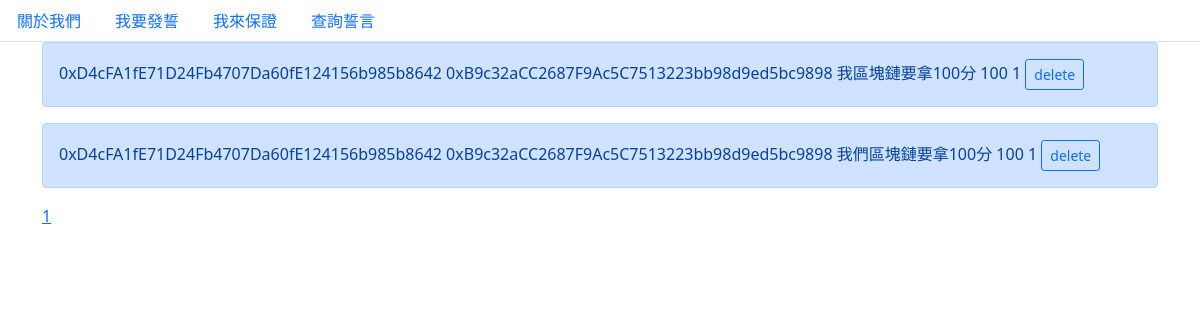
Screenshot of /admin/1 with the database file from the repository.
### util/models.py (models this page shows, shortened)
class User(db.Model):
    __tablename__ = 'users'
    pid       = db.Column(db.Integer, primary_key = True)
    wallet    = db.Column(db.String(42), nullable=False)
    swear     = db.Column(db.String(64), nullable=False)
    credit    = db.Column(db.String(42), nullable=False)
    val    = db.Column(db.Integer, nullable=False)
    date = db.Column(db.String(64), nullable=False)
    time = db.Column(db.String(64), nullable=False)
    done    = db.Column(db.Integer)

### app.py (the view)
@app.route('/admin/<int:page_num>')
def admin(page_num):
    threads = User.query.paginate(per_page=10, page=page_num, error_out=True)
    return render_template('admin.html', threads=threads)

### util/templates/admin.html
{% extends "base.html" %}
{% block content %}
    <div class="container">
      {% for thread in threads.items %}
        <div class="alert alert-primary" role="alert">
          {{ thread.wallet }}
          {{ thread.credit }}
          {{ thread.swear }}
          {{ thread.val }}
          {{ thread.done }}
          <a href="{{url_for('delete', id=thread.pid, page_num=threads.page)}}" class="btn btn-outline-primary btn-sm">delete</a>
        </div>
      {% endfor %}
      {% for page in threads.iter_pages(left_edge=3, right_edge=3, left_current=3, right_current=3) %}
        {% if page %}
          <a href="{{ url_for('admin', page_num=page) }}">{{ page }}</a>
        {% else %}
          ...
        {% endif %}
      {% endfor %}
</div>
{% endblock %}

### util/templates/base.html (shortened to what this page needs)
<!DOCTYPE html>
<html>
<head>
<link href="https://cdn.jsdelivr.net/npm/bootstrap@5.0.1/dist/css/bootstrap.min.css" rel="stylesheet">
</head>
<body>
<div>
  <ul class="nav nav-tabs" id="myTab">
    <li class="nav-item">
    <a class="nav-link" href="{{url_for('welcome')}}">關於我們</a>
    </li>
    <li class="nav-item">
    <a class="nav-link" href="{{url_for('swear')}}">我要發誓</a>
    </li>
    <li class="nav-item">
    <a class="nav-link" href="{{url_for('credit')}}">我來保證</a>
    </li>
    <li class="nav-item">
    <a class="nav-link" href="{{url_for('search')}}">查詢誓言</a>
    </li>
  </ul>
</div>
{% block content %}{% endblock %}
</body>
</html>

### rows the page displays
User: wallet "0xD4cFA1fE71D24Fb4707Da60fE124156b985b8642", credit "0xB9c32aCC2687F9Ac5C7513223bb98d9ed5bc9898", swear "我區塊鏈要拿100分", val "100", done "1"
User: wallet "0xD4cFA1fE71D24Fb4707Da60fE124156b985b8642", credit "0xB9c32aCC2687F9Ac5C7513223bb98d9ed5bc9898", swear "我們區塊鏈要拿100分", val "100", done "1"

### other values shown
{{ page }} "1"
